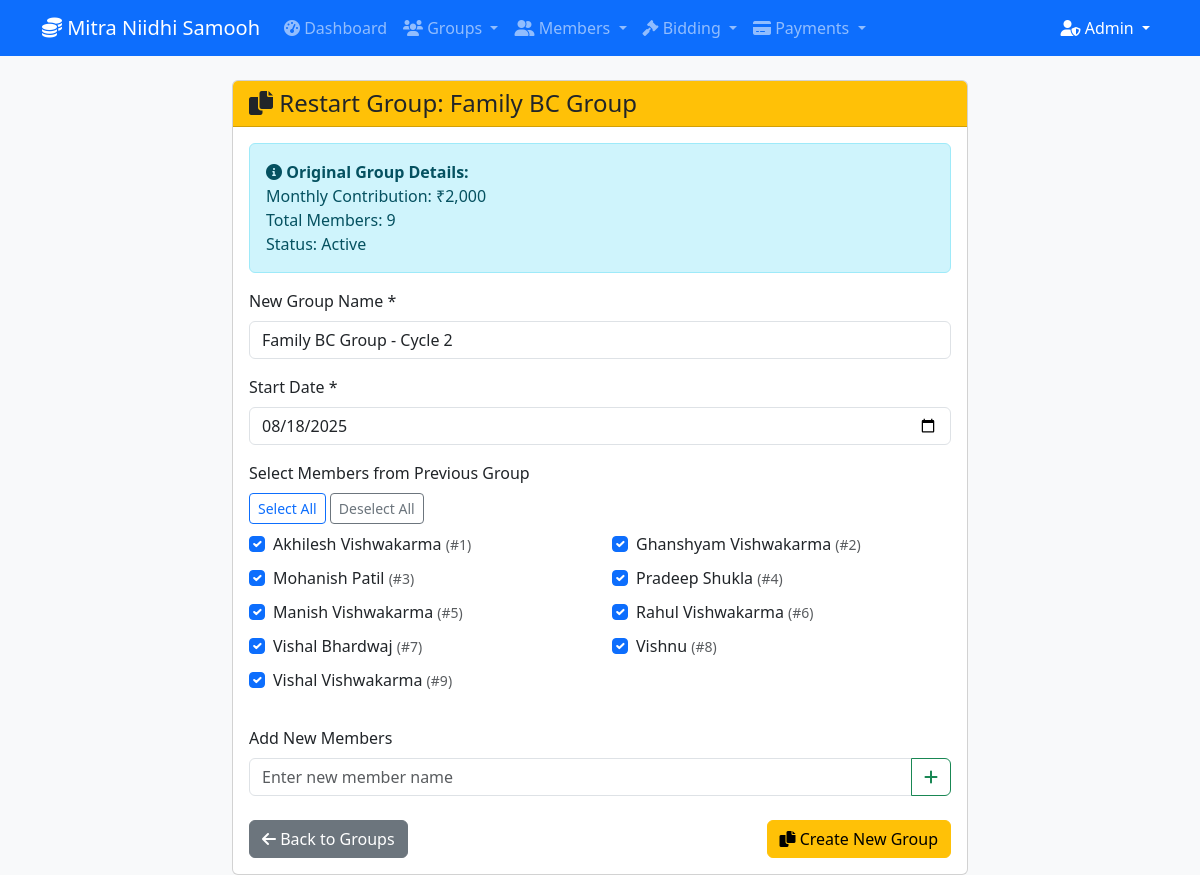
The page /clone_group.php?id=1 (signed in) on the database its author committed.
### tables this page shows
CREATE TABLE bc_groups (
    id INT AUTO_INCREMENT PRIMARY KEY,
    group_name VARCHAR(100) NOT NULL,
    total_members INT NOT NULL,
    monthly_contribution DECIMAL(10,2) NOT NULL,
    total_monthly_collection DECIMAL(10,2) NOT NULL,
    start_date DATE NOT NULL,
    status ENUM('active', 'completed') DEFAULT 'active',
    created_at TIMESTAMP DEFAULT CURRENT_TIMESTAMP
);

CREATE TABLE members (
    id INT AUTO_INCREMENT PRIMARY KEY,
    group_id INT NOT NULL,
    member_name VARCHAR(100) NOT NULL,
    member_number INT NOT NULL,
    username VARCHAR(50),
    password VARCHAR(255),
    phone VARCHAR(15),
    email VARCHAR(100),
    status ENUM('active', 'inactive') DEFAULT 'active',
    created_at TIMESTAMP DEFAULT CURRENT_TIMESTAMP,
    FOREIGN KEY (group_id) REFERENCES bc_groups(id) ON DELETE CASCADE,
    UNIQUE KEY unique_member_per_group (group_id, member_number),
    UNIQUE KEY unique_username (username)
);

### config.php (called while the page is built, shortened)
<?php
function getDB() {
    static $pdo = null;
    if ($pdo === null) {
        try {
            $dsn = "mysql:host=" . DB_HOST . ";dbname=" . DB_NAME . ";charset=utf8mb4";
            $pdo = new PDO($dsn, DB_USER, DB_PASS, [
                PDO::ATTR_ERRMODE => PDO::ERRMODE_EXCEPTION,
                PDO::ATTR_DEFAULT_FETCH_MODE => PDO::FETCH_ASSOC
            ]);
        } catch (PDOException $e) {
            die("Database connection failed: " . $e->getMessage());
        }
    }
    return $pdo;
}
function formatCurrency($amount) {
    return '₹' . number_format($amount, 0);
}
function getGroupById($id) {
    $pdo = getDB();
    $stmt = $pdo->prepare("SELECT * FROM bc_groups WHERE id = ?");
    $stmt->execute([$id]);
    return $stmt->fetch();
}
function getGroupMembers($groupId) {
    $pdo = getDB();
    $stmt = $pdo->prepare("SELECT * FROM members WHERE group_id = ? ORDER BY member_number");
    $stmt->execute([$groupId]);
    return $stmt->fetchAll();
}
?>

### clone_group.php (the view, shortened to what this page needs)
<?php
require_once 'config.php';
$originalGroupId = (int)($_GET['id'] ?? 0);
$originalGroup = getGroupById($originalGroupId);
$originalMembers = getGroupMembers($originalGroupId);
?>
<!DOCTYPE html>
<html lang="en">
<head>
    <link href="https://cdn.jsdelivr.net/npm/bootstrap@5.3.0/dist/css/bootstrap.min.css" rel="stylesheet">
    <link href="https://cdnjs.cloudflare.com/ajax/libs/font-awesome/6.0.0/css/all.min.css" rel="stylesheet">
</head>
<body class="bg-light">
    <?php include 'admin_navbar.php'; ?>
    <div class="container mt-4">
        <div class="row justify-content-center">
            <div class="col-lg-8">
                <div class="card">
                    <div class="card-header bg-warning text-dark">
                        <h4 class="mb-0">
                            <i class="fas fa-copy"></i> Restart Group: <?= htmlspecialchars($originalGroup['group_name']) ?>
                        </h4>
                    </div>
                    <div class="card-body">
                        <div class="alert alert-info">
                            <i class="fas fa-info-circle"></i>
                            <strong>Original Group Details:</strong><br>
                            Monthly Contribution: <?= formatCurrency($originalGroup['monthly_contribution']) ?><br>
                            Total Members: <?= $originalGroup['total_members'] ?><br>
                            Status: <?= ucfirst($originalGroup['status']) ?>
                        </div>
                        <form method="POST">
                            <div class="mb-3">
                                <label class="form-label">New Group Name *</label>
                                <input type="text" class="form-control" name="new_group_name"
                                       value="<?= htmlspecialchars($originalGroup['group_name']) ?> - Cycle 2" required>
                            </div>
                            <div class="mb-3">
                                <label class="form-label">Start Date *</label>
                                <input type="date" class="form-control" name="start_date"
                                       value="<?= date('Y-m-d') ?>" required>
                            </div>
                            <div class="mb-4">
                                <label class="form-label">Select Members from Previous Group</label>
                                <?php if (!empty($originalMembers)): ?>
                                    <div class="row">
                                        <div class="col-12 mb-2">
                                            <button type="button" class="btn btn-sm btn-outline-primary" onclick="selectAllMembers(true)">
                                                Select All
                                            </button>
                                            <button type="button" class="btn btn-sm btn-outline-secondary" onclick="selectAllMembers(false)">
                                                Deselect All
                                            </button>
                                        </div>
                                        <?php foreach ($originalMembers as $member): ?>
                                            <div class="col-md-6 mb-2">
                                                <div class="form-check">
                                                    <input class="form-check-input member-checkbox" type="checkbox"
                                                           name="selected_members[]" value="<?= $member['id'] ?>"
                                                           id="member_<?= $member['id'] ?>" checked>
                                                    <label class="form-check-label" for="member_<?= $member['id'] ?>">
                                                        <?= htmlspecialchars($member['member_name']) ?>
                                                        <small class="text-muted">(#<?= $member['member_number'] ?>)</small>
                                                    </label>
                                                </div>
                                            </div>
                                        <?php endforeach; ?>
                                    </div>
                                <?php else: ?>
                                    <p class="text-muted">No members found in original group.</p>
                                <?php endif; ?>
                            </div>
                            <div class="mb-4">
                                <label class="form-label">Add New Members</label>
                                <div id="newMembersContainer">
                                    <div class="input-group mb-2">
                                        <input type="text" class="form-control" name="new_members[]"
                                               placeholder="Enter new member name" list="memberSuggestions">
                                        <button type="button" class="btn btn-outline-success" onclick="addNewMemberField()">
                                            <i class="fas fa-plus"></i>
                                        </button>
                                    </div>
                                </div>
                            </div>
                            <div class="d-flex justify-content-between">
                                <a href="admin_manage_groups.php" class="btn btn-secondary">
                                    <i class="fas fa-arrow-left"></i> Back to Groups
                                </a>
                                <button type="submit" class="btn btn-warning">
                                    <i class="fas fa-copy"></i> Create New Group
                                </button>
                            </div>
                        </form>
                    </div>
                </div>
            </div>
        </div>
    </div>
</body>
</html>

### rows shown on the page
bc_groups: group_name "Family BC Group", monthly_contribution "₹2,000", total_members "9", status "Active", new_group_name "Family BC Group - Cycle 2"
members: member_name "Akhilesh Vishwakarma", member_number "1"
members: member_name "Ghanshyam Vishwakarma", member_number "2"
members: member_name "Mohanish Patil", member_number "3"
members: member_name "Pradeep Shukla", member_number "4"
members: member_name "Manish Vishwakarma", member_number "5"
members: member_name "Rahul Vishwakarma", member_number "6"
members: member_name "Vishal Bhardwaj", member_number "7"
members: member_name "Vishnu", member_number "8"
members: member_name "Vishal Vishwakarma", member_number "9"

### other values the page prints
APP_NAME "Mitra Niidhi Samooh"
